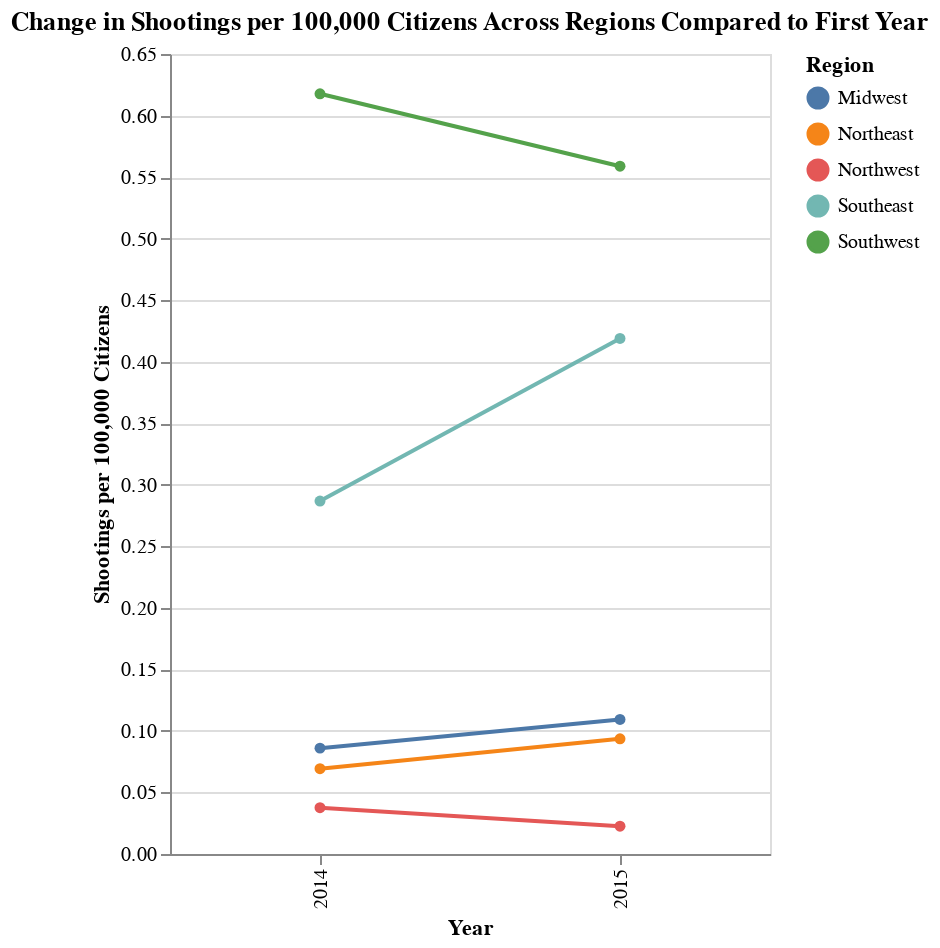

The cell this chart's notebook holds for it:
### Code cell
# Calculate "Shootings per Capita" first
shootings['Shootings per Capita'] = 1 / shootings['Population per Region']

# Calculate "Shootings per 100k"
shootings['Shootings per 100k'] = shootings['Shootings per Capita'] * 100000  # Scale to 100,000 citizens

# Aggregate by Region and Year
region_year_data = shootings.groupby(['Region', 'Incident Year', 'Population per Region']).agg(
    shootings_per_100k=('Shootings per 100k', 'sum')  # Sum of shootings per 100k
).reset_index()


print(region_year_data.head())

first_year = region_year_data['Incident Year'].min()

valid_years = region_year_data[region_year_data['Incident Year'] > first_year]['Incident Year'].unique()

year_dropdown = alt.binding_select(
    options=sorted(valid_years),
    name="Select Year: "
)

year_select = alt.selection_point(fields=["Incident Year"], bind=year_dropdown, value=2015, name='year_select')

slope_chart = alt.Chart(region_year_data, width=300, height=400).transform_calculate(
    is_selected_or_first_year="datum['Incident Year'] == " + str(first_year) + " || datum['Incident Year'] == year_select['Incident Year'][0]"
).mark_line(point=True).encode(
    x=alt.X('Incident Year:N', title="Year"),
    y=alt.Y('shootings_per_100k:Q', title="Shootings per 100,000 Citizens"),
    color=alt.Color('Region:N', legend=alt.Legend(title="Region")),
    tooltip=[
        'Region:N',
        'Incident Year:O',
        alt.Tooltip('shootings_per_100k:Q', title="Shootings per 100k", format=".2f"),
        'Population per Region:Q'
    ]
).transform_filter(
    "toBoolean(datum.is_selected_or_first_year)"
).add_params(
    year_select
).properties(
    title="Change in Shootings per 100,000 Citizens Across Regions Compared to First Year"
)

slope_chart

### Figure 1 — Vega-Lite specification as saved in the notebook (floating-point values rounded to 4 significant figures)
{"config": {"view": {"continuousWidth": 300, "continuousHeight": 300}}, "data": {"name": "data-a6a0360435e03a1289ade9ce36a86c4d"}, "mark": {"type": "line", "point": true}, "encoding": {"color": {"field": "Region", "legend": {"title": "Region"}, "type": "nominal"}, "tooltip": [{"field": "Region", "type": "nominal"}, {"field": "Incident Year", "type": "ordinal"}, {"field": "shootings_per_100k", "format": ".2f", "title": "Shootings per 100k", "type": "quantitative"}, {"field": "Population per Region", "type": "quantitative"}], "x": {"field": "Incident Year", "title": "Year", "type": "nominal"}, "y": {"field": "shootings_per_100k", "title": "Shootings per 100,000 Citizens", "type": "quantitative"}}, "height": 400, "params": [{"name": "year_select", "select": {"type": "point", "fields": ["Incident Year"]}, "bind": {"input": "select", "options": [2015.0, 2016.0, 2017.0, 2018.0, 2019.0, 2020.0, 2021.0, 2022.0, 2023.0], "name": "Select Year: "}, "value": 2015}], "title": "Change in Shootings per 100,000 Citizens Across Regions Compared to First Year", "transform": [{"calculate": "datum['Incident Year'] == 2014 || datum['Incident Year'] == year_select['Incident Year'][0]", "as": "is_selected_or_first_year"}, {"filter": "toBoolean(datum.is_selected_or_first_year)"}], "width": 300, "$schema": "https://vega.github.io/schema/vega-lite/v5.20.1.json", "datasets": {"data-a6a0360435e03a1289ade9ce36a86c4d": [{"Region": "Midwest", "Incident Year": 2014, "Population per Region": 68600000, "shootings_per_100k": 0.08601}, {"Region": "Midwest", "Incident Year": 2015, "Population per Region": 68600000, "shootings_per_100k": 0.1093}, {"Region": "Midwest", "Incident Year": 2016, "Population per Region": 68600000, "shootings_per_100k": 0.1312}, {"Region": "Midwest", "Incident Year": 2017, "Population per Region": 68600000, "shootings_per_100k": 0.1268}, {"Region": "Midwest", "Incident Year": 2018, "Population per Region": 68600000, "shootings_per_100k": 0.1224}, {"Region": "Midwest", "Incident Year": 2019, "Population per Region": 68600000, "shootings_per_100k": 0.1458}, {"Region": "Midwest", "Incident Year": 2020, "Population per Region": 68600000, "shootings_per_100k": 0.2332}, {"Region": "Midwest", "Incident Year": 2021, "Population per Region": 68600000, "shootings_per_100k": 0.277}, {"Region": "Midwest", "Incident Year": 2022, "Population per Region": 68600000, "shootings_per_100k": 0.2259}, {"Region": "Midwest", "Incident Year": 2023, "Population per Region": 68600000, "shootings_per_100k": 0.2128}, {"Region": "Northeast", "Incident Year": 2014, "Population per Region": 57700000, "shootings_per_100k": 0.06932}, {"Region": "Northeast", "Incident Year": 2015, "Population per Region": 57700000, "shootings_per_100k": 0.09359}, {"Region": "Northeast", "Incident Year": 2016, "Population per Region": 57700000, "shootings_per_100k": 0.07799}, {"Region": "Northeast", "Incident Year": 2017, "Population per Region": 57700000, "shootings_per_100k": 0.08492}, {"Region": "Northeast", "Incident Year": 2018, "Population per Region": 57700000, "shootings_per_100k": 0.08146}, {"Region": "Northeast", "Incident Year": 2019, "Population per Region": 57700000, "shootings_per_100k": 0.09185}, {"Region": "Northeast", "Incident Year": 2020, "Population per Region": 57700000, "shootings_per_100k": 0.182}, {"Region": "Northeast", "Incident Year": 2021, "Population per Region": 57700000, "shootings_per_100k": 0.1854}, {"Region": "Northeast", "Incident Year": 2022, "Population per Region": 57700000, "shootings_per_100k": 0.1404}, {"Region": "Northeast", "Incident Year": 2023, "Population per Region": 57700000, "shootings_per_100k": 0.1438}, {"Region": "Northwest", "Incident Year": 2014, "Population per Region": 13300000, "shootings_per_100k": 0.03759}, {"Region": "Northwest", "Incident Year": 2015, "Population per Region": 13300000, "shootings_per_100k": 0.02256}, {"Region": "Northwest", "Incident Year": 2016, "Population per Region": 13300000, "shootings_per_100k": 0.04511}, {"Region": "Northwest", "Incident Year": 2017, "Population per Region": 13300000, "shootings_per_100k": 0.03008}, {"Region": "Northwest", "Incident Year": 2018, "Population per Region": 13300000, "shootings_per_100k": 0.01504}, {"Region": "Northwest", "Incident Year": 2019, "Population per Region": 13300000, "shootings_per_100k": 0.04511}, {"Region": "Northwest", "Incident Year": 2020, "Population per Region": 13300000, "shootings_per_100k": 0.07519}, {"Region": "Northwest", "Incident Year": 2021, "Population per Region": 13300000, "shootings_per_100k": 0.1128}, {"Region": "Northwest", "Incident Year": 2022, "Population per Region": 13300000, "shootings_per_100k": 0.1278}, {"Region": "Northwest", "Incident Year": 2023, "Population per Region": 13300000, "shootings_per_100k": 0.1128}, {"Region": "Southeast", "Incident Year": 2014, "Population per Region": 26500000, "shootings_per_100k": 0.2868}, {"Region": "Southeast", "Incident Year": 2015, "Population per Region": 26500000, "shootings_per_100k": 0.4189}, {"Region": "Southeast", "Incident Year": 2016, "Population per Region": 26500000, "shootings_per_100k": 0.4453}, {"Region": "Southeast", "Incident Year": 2017, "Population per Region": 26500000, "shootings_per_100k": 0.4038}, {"Region": "Southeast", "Incident Year": 2018, "Population per Region": 26500000, "shootings_per_100k": 0.4}, {"Region": "Southeast", "Incident Year": 2019, "Population per Region": 26500000, "shootings_per_100k": 0.517}, {"Region": "Southeast", "Incident Year": 2020, "Population per Region": 26500000, "shootings_per_100k": 0.7132}, {"Region": "Southeast", "Incident Year": 2021, "Population per Region": 26500000, "shootings_per_100k": 0.7283}, {"Region": "Southeast", "Incident Year": 2022, "Population per Region": 26500000, "shootings_per_100k": 0.7208}, {"Region": "Southeast", "Incident Year": 2023, "Population per Region": 26500000, "shootings_per_100k": 0.8113}, {"Region": "Southwest", "Incident Year": 2014, "Population per Region": 10200000, "shootings_per_100k": 0.6176}, {"Region": "Southwest", "Incident Year": 2015, "Population per Region": 10200000, "shootings_per_100k": 0.5588}, {"Region": "Southwest", "Incident Year": 2016, "Population per Region": 10200000, "shootings_per_100k": 0.8627}, {"Region": "Southwest", "Incident Year": 2017, "Population per Region": 10200000, "shootings_per_100k": 0.598}, {"Region": "Southwest", "Incident Year": 2018, "Population per Region": 10200000, "shootings_per_100k": 0.6373}, {"Region": "Southwest", "Incident Year": 2019, "Population per Region": 10200000, "shootings_per_100k": 0.9118}, {"Region": "Southwest", "Incident Year": 2020, "Population per Region": 10200000, "shootings_per_100k": 0.8431}, {"Region": "Southwest", "Incident Year": 2021, "Population per Region": 10200000, "shootings_per_100k": 1.176}, {"Region": "Southwest", "Incident Year": 2022, "Population per Region": 10200000, "shootings_per_100k": 1.265}, {"Region": "Southwest", "Incident Year": 2023, "Population per Region": 10200000, "shootings_per_100k": 1.353}]}}
